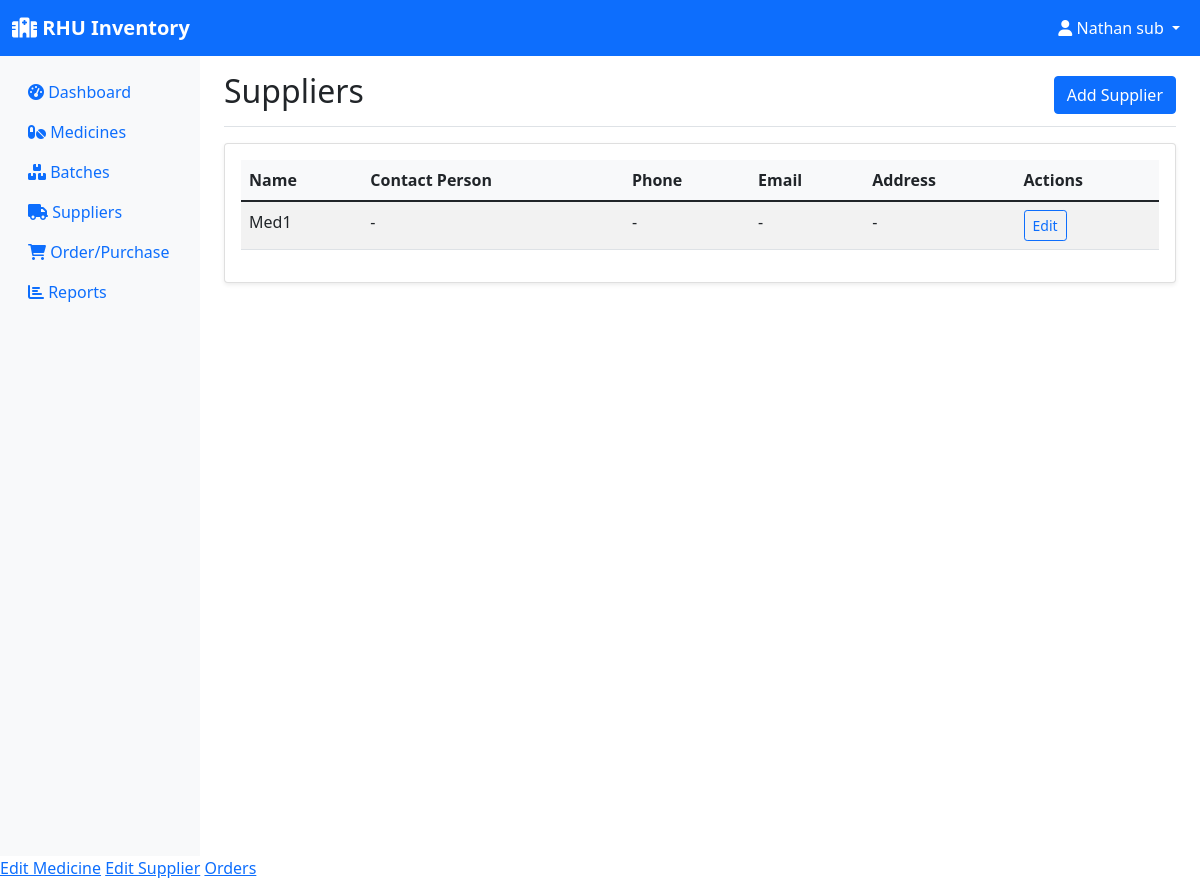
The app's page /suppliers (signed in), older data.
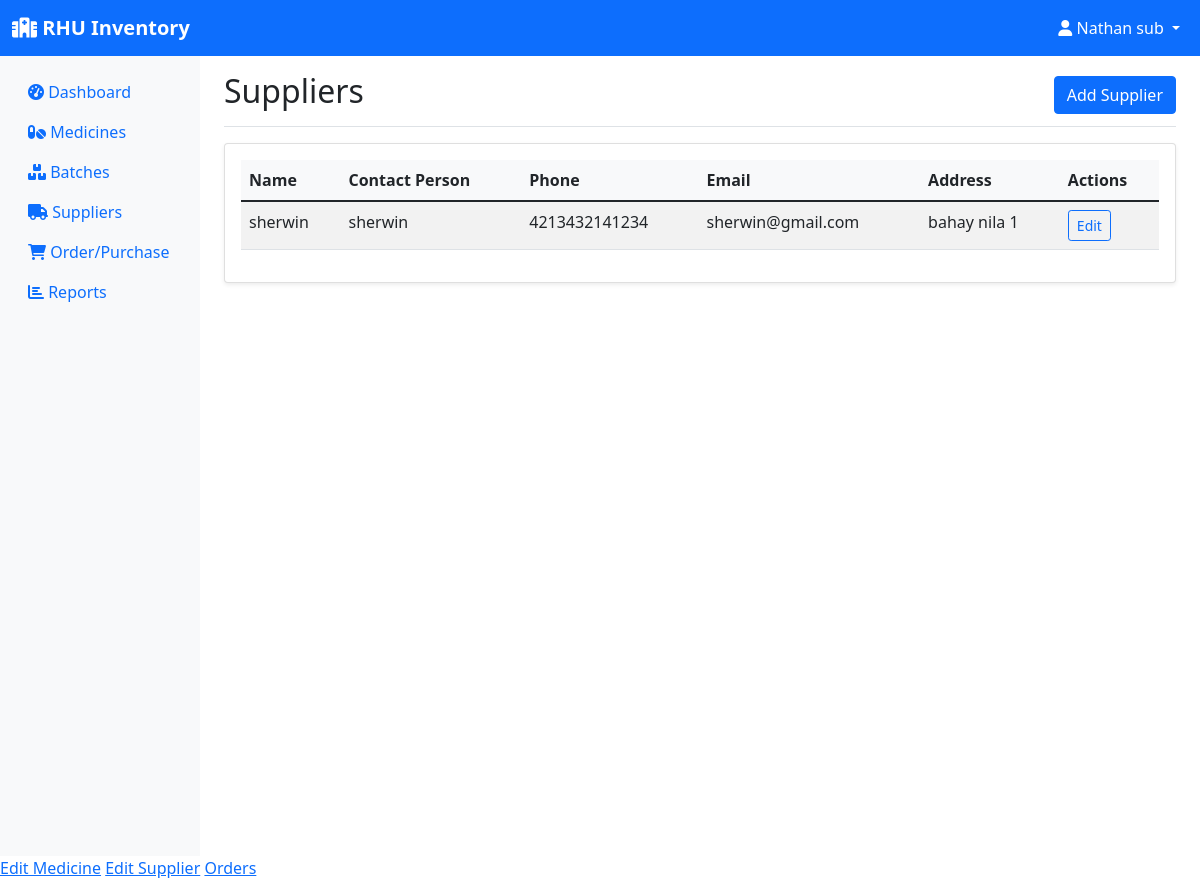
The same page, newer data.
### models.py (models this page shows, shortened)
class Supplier(db.Model):
    id = db.Column(db.Integer, primary_key=True)
    name = db.Column(db.String(100), nullable=False)
    contact_person = db.Column(db.String(100))
    phone = db.Column(db.String(20))
    email = db.Column(db.String(120))
    address = db.Column(db.String(200))
    created_at = db.Column(db.DateTime, default=datetime.utcnow)
    medicines = db.relationship('Medicine', backref='supplier', lazy=True)
    orders = db.relationship('Order', backref='supplier', lazy=True)

### app.py (the view)
@app.route('/suppliers')
@login_required
def suppliers():
    suppliers = Supplier.query.all()
    return render_template('suppliers.html', suppliers=suppliers)

### app.py (called while the page is built)
@login_manager.user_loader
def load_user(user_id):
    return User.query.get(int(user_id))

### templates/suppliers.html (shortened to what this page needs)
{% extends "base.html" %}
{% block content %}
<div class="d-flex justify-content-between flex-wrap flex-md-nowrap align-items-center pt-3 pb-2 mb-3 border-bottom">
    <h1 class="h2">Suppliers</h1>
    {% if current_user.role != 'employee' %}
    <a href="{{ url_for('add_supplier') }}" class="btn btn-primary">
        Add Supplier
    </a>
    {% endif %}
</div>
<div class="card">
    <div class="card-body">
        {% if suppliers %}
        <div class="table-responsive">
            <table class="table table-striped">
                <thead>
                    <tr>
                        <th>Name</th>
                        <th>Contact Person</th>
                        <th>Phone</th>
                        <th>Email</th>
                        <th>Address</th>
                        <th>Actions</th>
                    </tr>
                </thead>
                <tbody>
                    {% for supplier in suppliers %}
                    <tr>
                        <td>{{ supplier.name }}</td>
                        <td>{{ supplier.contact_person or '-' }}</td>
                        <td>{{ supplier.phone or '-' }}</td>
                        <td>{{ supplier.email or '-' }}</td>
                        <td>{{ supplier.address or '-' }}</td>
                        <td>
                            {% if current_user.role != 'employee' %}
                            <a href="{{ url_for('edit_supplier', id=supplier.id) }}" class="btn btn-sm btn-outline-primary">
                                Edit
                            </a>
                            {% endif %}
                        </td>
                    </tr>
                    {% endfor %}
                </tbody>
            </table>
        </div>
        {% else %}
        <div class="text-center py-4">
            <i class="fas fa-truck fa-3x text-muted mb-3"></i>
            <p class="text-muted">No suppliers found. <a href="{{ url_for('add_supplier') }}">Add your first supplier</a>.</p>
        </div>
        {% endif %}
    </div>
</div>
{% endblock %}

Row changes from the older to the newer data that the page shows:
removed Supplier: name "Med1", contact_person "-", phone "-", email "-", address "-"
added Supplier: name "sherwin", contact_person "sherwin", phone "4213432141234", email "sherwin@gmail.com", address "bahay nila 1"
